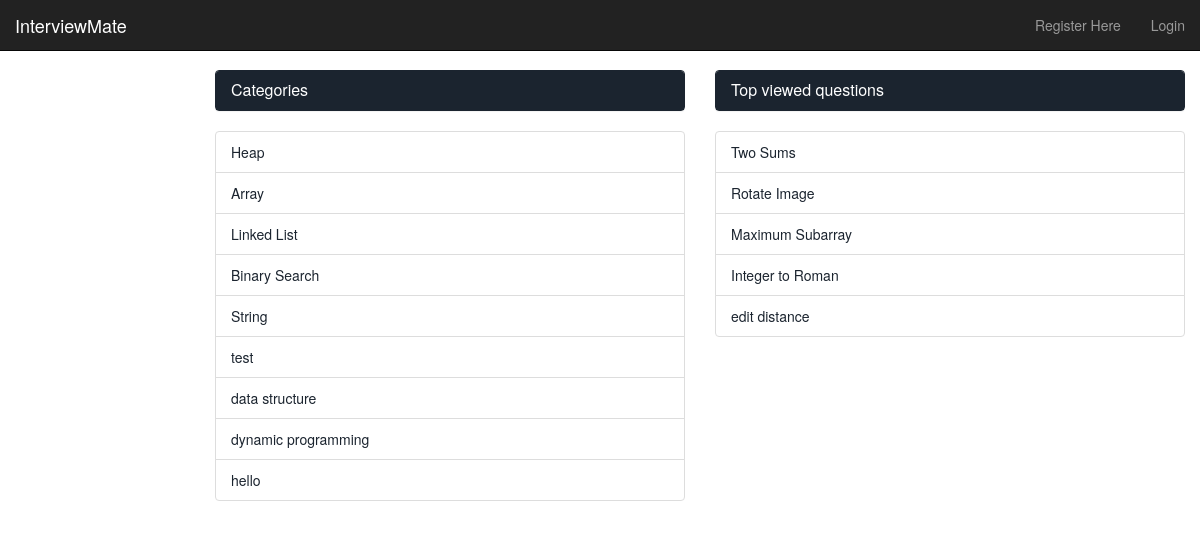
/interviewmate/dashboard/, run on the app's committed database.
### interviewmate/models.py (models this page shows, shortened)
class Category(models.Model):
    name = models.CharField(max_length=128, unique=True)
    views = models.IntegerField(default=0)
    likes = models.IntegerField(default=0)
    slug = models.SlugField(unique=True)

class Question(models.Model):
    category = models.ForeignKey(Category)
    title = models.CharField(max_length=128)
    views = models.IntegerField(default=0)
    content = models.TextField(max_length=1024)
    slug = models.SlugField(unique=False)

### interviewmate/views.py (the view)
def dashboard(request):
    category_list = Category.objects.order_by('-likes')
    questions_list = Question.objects.order_by('-views')[:5]
    context_dict = {'categories': category_list, 'questions': questions_list}
    return render(request, 'interviewmate/dashboard.html', context_dict)

### interviewmate/templates/interviewmate/dashboard.html (shortened to what this page needs)
{% extends 'interviewmate/base.html' %}
{% load staticfiles %}
{% block body_block %}
    <div class="page-header">
    </div>
    <div class="row placeholders">
        <div class="col-xs-12 col-sm-6 placeholder">
            <div class="panel panel-primary">
                <div class="panel-heading">
                    <h3 class="panel-title">Categories</h3>
                </div>
            </div>
            {% if categories %}
                <ul class="list-group">
                    {% for category in categories %}
                        <li class="list-group-item"><a href="/interviewmate/category/{{ category.slug }}">{{ category.name }}</a></li>
                    {% endfor %}
                </ul>
            {% else %}
                <strong>There are no categories present.</strong>
            {% endif %}
        </div>
        <div class="col-xs-12 col-sm-6 placeholder">
            <div class="panel panel-primary">
                <div class="panel-heading">
                    <h3 class="panel-title">Top viewed questions</h3>
                </div>
            </div>
            {% if questions %}
                <ul class="list-group">
                    {% for question in questions %}
                        <li class="list-group-item"><a href="/interviewmate/question/{{ question.slug }}">{{ question.title }}</a></li>
                    {% endfor %}
                </ul>
            {% endif %}
        </div>
    </div>
{% endblock %}

### data on the page
Category: name "Heap"
Category: name "Array"
Category: name "Linked List"
Category: name "Binary Search"
Category: name "String"
Category: name "test"
Category: name "data structure"
Category: name "dynamic programming"
Category: name "hello"
Question: title "Two Sums"
Question: title "Rotate Image"
Question: title "Maximum Subarray"
Question: title "Integer to Roman"
Question: title "edit distance"
